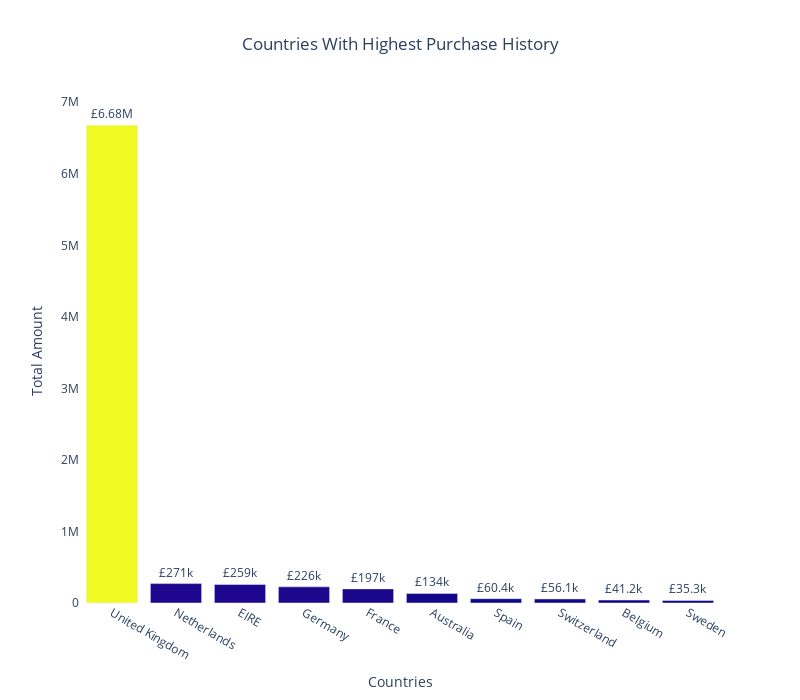

The code cell stored with this chart in its notebook:
### Markdown cell above
## Highest

### Code cell
purchase = df_preprocessed.groupby(['Country'], as_index=False)['TotalPrice'].agg('sum')
print(purchase.head(5))

top_purchased_countries = purchase.sort_values('TotalPrice', ascending=False).head(10)
print((top_purchased_countries))

fig = go.Figure(data=[go.Bar(x=top_purchased_countries['Country'].astype(str),
                             y=top_purchased_countries['TotalPrice'], 
                             marker={'color' : top_purchased_countries['TotalPrice']},
                             texttemplate='£%{y:.3s}',
                             textposition='outside'
                             )])

fig.update_layout(
    title='Countries With Highest Purchase History',
    title_x=0.5,
    xaxis_title='Countries',
    yaxis_title='Total Amount',
    plot_bgcolor='white',
    barmode='relative', # 'relative for stacked bars
    bargap=0.20, # Gap between bars
    showlegend=False,
    width=800,
    height=700,
)

fig.show()

### Figure 1 — Plotly figure (JSON) as saved in the notebook; plotly's stock layout.template omitted (floating-point values rounded to 4 significant figures)
{"data": [{"marker": {"color": [6680000.0, 271400.0, 259100.0, 225700.0, 197400.0, 133800.0, 60390.0, 56150.0, 41190.0, 35350.0]}, "textposition": "outside", "texttemplate": "£%{y:.3s}", "type": "bar", "x": ["United Kingdom", "Netherlands", "EIRE", "Germany", "France", "Australia", "Spain", "Switzerland", "Belgium", "Sweden"], "y": [6680000.0, 271400.0, 259100.0, 225700.0, 197400.0, 133800.0, 60390.0, 56150.0, 41190.0, 35350.0]}], "layout": {"bargap": 0.2, "barmode": "relative", "height": 700, "plot_bgcolor": "white", "showlegend": false, "title": {"text": "Countries With Highest Purchase History", "x": 0.5}, "width": 800, "xaxis": {"title": {"text": "Countries"}}, "yaxis": {"title": {"text": "Total Amount"}}}}
